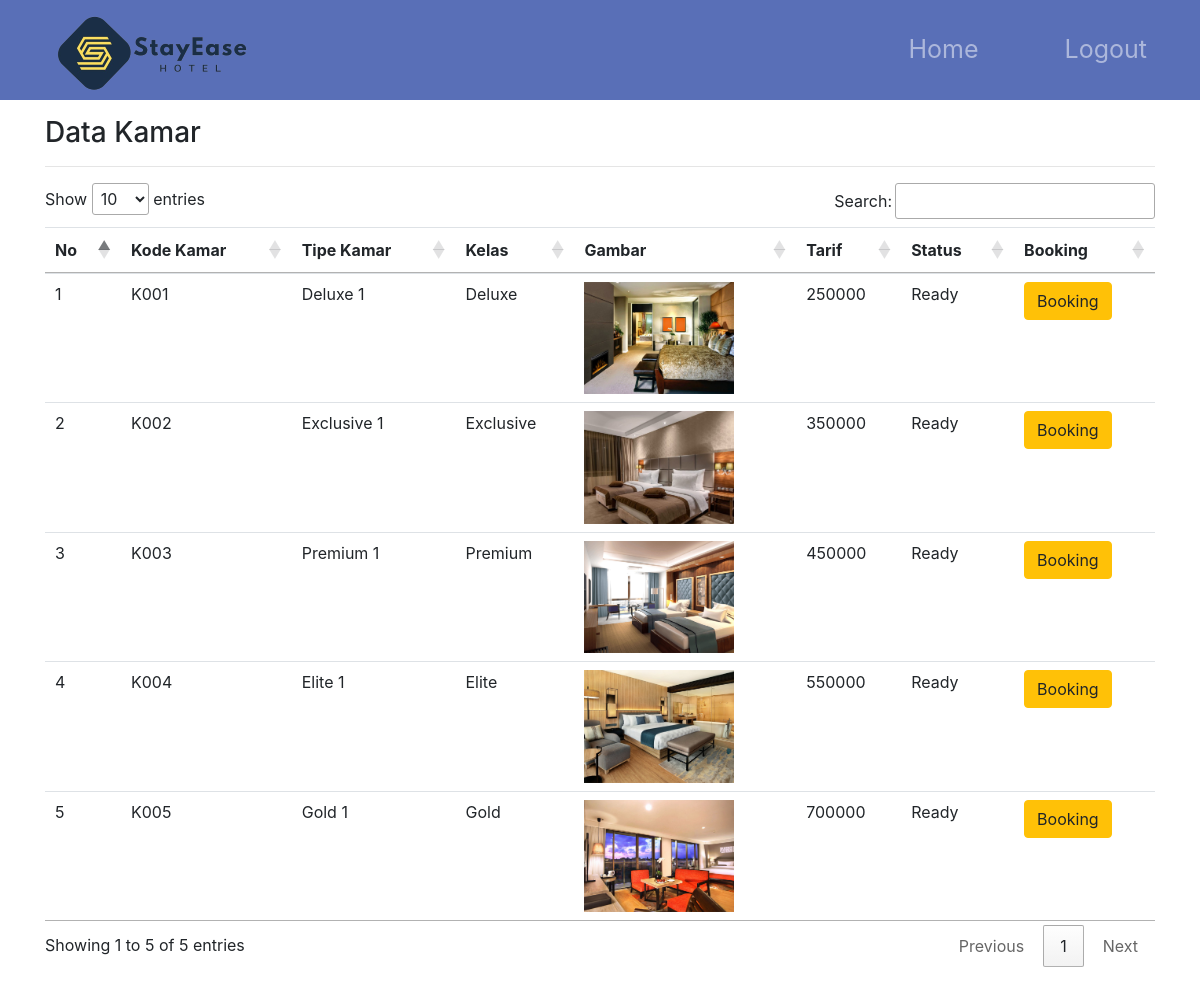
Page /showKamar.php on the committed database.
### tables this page shows
CREATE TABLE `tb_kamar` (
  `kode_kamar` varchar(25) NOT NULL,
  `nama_kamar` varchar(25) NOT NULL,
  `kelas` varchar(25) NOT NULL,
  `gambar` varchar(25) NOT NULL,
  `tarif` int(25) NOT NULL,
  `status` varchar(25) NOT NULL,
  `flag` int(1) NOT NULL DEFAULT 1
);

### showKamar.php (the view, shortened to what this page needs)
<?php
    $username = $_SESSION["nama"];
?>
<!DOCTYPE html>
<html lang="en">
<head>
<link rel="stylesheet" type="text/css" href="//cdn.datatables.net/1.10.11/css/jquery.dataTables.min.css">
<link rel="stylesheet" href="https://maxcdn.bootstrapcdn.com/bootstrap/4.0.0/css/bootstrap.min.css">
<link href="admin/css/business-frontpage.css" rel="stylesheet">
</head>
<body>
    <nav class="navbar navbar-expand-sm navbar-dark content-center fixed-top" style="background-color: #596FB7; height : 100px">
        <div class="container">
        <a class="navbar-brand" href="profile.php"><img src="img/logo3.png" alt=""></a>
        <ul class="navbar-nav" style="font-size: 25px">
            <li class="nav-item">
            <a class="nav-link" href="profile.php" style="padding-right: 35px">Home</a>
            </li>
            <li class="nav-item">
            <a class="nav-link" style="padding-right: 35px; color: yellow"><?php echo $username; ?></a>
            </li>
            <li class="nav-item">
            <a class="nav-link" href="logout.php">Logout</a>
            </li>
        </ul>
        </div>
    </nav>
<?php
    include 'helper/connection.php';
?>
<div class="container" style="padding-top: 60px; padding-bottom: 20px">
    <h3>Data Kamar</h3>
<hr>
<table class="table table-stripped table-hover datatab">
    <thead>
        <tr>
            <th>No</th>
            <th>Kode Kamar</th>
            <th>Tipe Kamar</th>
            <th>Kelas</th>
            <th>Gambar</th>
            <th>Tarif</th>
            <th>Status</th>
            <th>Booking</th>
        </tr>
    </thead>
<tbody>
<?php
    $sql = "select * from tb_kamar where flag = 1";
    $query = mysqli_query($con, $sql);
    $no = 1;
    while ($data = mysqli_fetch_assoc($query)){
    $image = $data["gambar"];
?>
<tr>
    <td><?php echo $no++; ?></td>
    <td><?php echo $data['kode_kamar']; ?></td>
    <td><?php echo $data['nama_kamar']; ?></td>
    <td><?php echo $data['kelas']; ?></td>
    <?php
    echo "<td>" ."<img src='admin/tempat_upload/".$image."' width='150'  height='auto' alt='gambar'>"."</td>";
    ?>
    <td><?php echo $data['tarif']; ?></td>
    <td><?php echo $data['status']; ?></td>
    <?php
    $kode_kamar = $data["kode_kamar"];
    echo "
    <td>
       <a href='formInsertReservasi.php?id=$kode_kamar' class='btn btn-warning'>Booking</a>
    </td>";
    ?>
</tr>
<?php
    }
?>
</tbody>
</table>
</div>
</body>
</html>

### admin/css/business-frontpage.css (style rules this page uses)
body { padding-top: 54px; }
@media (min-width: 992px) { body { padding-top: 56px; } }

### rows in the picture
tb_kamar: kode_kamar "K001", nama_kamar "Deluxe 1", kelas "Deluxe", gambar (picture), tarif "250000", status "Ready"
tb_kamar: kode_kamar "K002", nama_kamar "Exclusive 1", kelas "Exclusive", gambar (picture), tarif "350000", status "Ready"
tb_kamar: kode_kamar "K003", nama_kamar "Premium 1", kelas "Premium", gambar (picture), tarif "450000", status "Ready"
tb_kamar: kode_kamar "K004", nama_kamar "Elite 1", kelas "Elite", gambar (picture), tarif "550000", status "Ready"
tb_kamar: kode_kamar "K005", nama_kamar "Gold 1", kelas "Gold", gambar (picture), tarif "700000", status "Ready"
